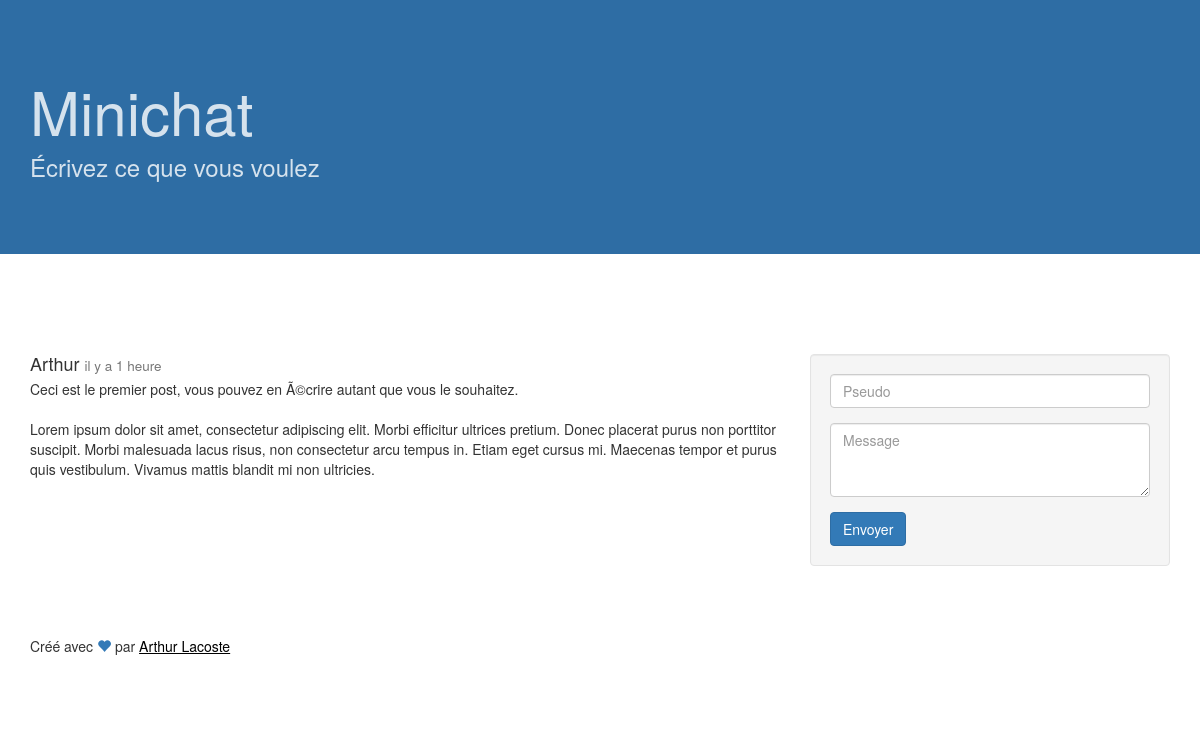
The page / on the database its author committed.
### tables this page shows
CREATE TABLE `minichat` (
  `id` int(11) NOT NULL,
  `date` timestamp NOT NULL DEFAULT CURRENT_TIMESTAMP ON UPDATE CURRENT_TIMESTAMP,
  `pseudo` varchar(100) NOT NULL,
  `contenu` varchar(1000) NOT NULL
);

### index.php (called while the page is built, shortened)
<?php
include('mvc/cont/fonctions.php');
include('mvc/cont/lesMessages.php');
$messages = new LesMessages();
$messages->ajouterMessage();
$pseudo = $messages->retenirPseudo();
$liste = $messages->afficheLesMessages();
include('mvc/vue/template.php');
?>

### mvc/cont/lesMessages.php (called while the page is built, shortened)
<?php
class LesMessages {
	public function retenirPseudo() {
		return $_SESSION['pseudo'];
	}
	public function afficheLesMessages() {
		$SQL = new AccesSQL();
		$liste = $SQL->voirMessages();
		return $liste;
	}
}

### mvc/mod/AccesSQL.php (called while the page is built, shortened)
<?php
class AccesSQL {
	private $demande,$stmtn,$pdo;
	public function voirMessages() {
		return $this->selection('SELECT * FROM minichat ORDER BY date desc',NULL, true);
	}
	public function selection($q,$var=NULL,$tab=TRUE) {
		try {
			if($var)
			{
				$this->stmt = $this->pdo->prepare($q);
				$this->demande = $this->stmt->execute($var);
				$this->demande = $this->stmt->fetchAll();
			}else{
				$this->demande = $this->pdo->query($q);
			}
			$this->pdo = null;
			if($tab==TRUE) {
				return $this->demande; }
			return $this->demande[0];
		}
		catch (Exception $e) {
			$this->pdo->rollback();
			$_SESSION['message'][] = $e->getMessage();
			return false;
		}
	}
	public function AccesSQL() {
		try {
			$this->pdo = new PDO(DSN, LOGIN, MDP);
		} catch (PDOException $e) {
			$this->error =  'Oh noes! There\'s an error in the query : <br />' . $e->getMessage();
		}
		$this->demande ='';
	}
}

### mvc/cont/fonctions.php (called while the page is built, shortened)
<?php
function checkStringIntegrity($string) {
	if(!is_array($string)) {
		$string = to_utf8($string);
		$string = trim($string);
		$string = strip_tags($string);
		$string = nl2br($string);
	} else {
		foreach($string as $k => $champ) {
			$string[$k] = checkStringIntegrity($champ);
		}
	}
	return $string;
}
function to_utf8($string) {
	if (preg_match('!!u', $string)) {
   		return $string;
	}	else 	{
		return utf8_encode($string);
	}
}
function time_local($timestamp = '') {
	if($timestamp=='')
		$timestamp = time();
	$heure = 0;
	return $timestamp+(3600*$heure);
}
function affiche_date_mysql($timestamp) {
	return AffDate(strtotime($timestamp));
}
function AffDate($date)
{
	$date_a_comparer = new DateTime();
	$date_a_comparer->setTimestamp($date);
	$date_actuelle = new DateTime();
	$date_actuelle->setTimestamp(time_local());
	$intervalle = $date_a_comparer->diff($date_actuelle);
	$ans = $intervalle->format('%y');
	$mois = $intervalle->format('%m');
	$jours = $intervalle->format('%d');
	$heures = $intervalle->format('%h');
	$minutes = $intervalle->format('%i');
	if ($ans != 0)
	{
		$relative_date =  $ans . ' ' . _('an') . (($ans > 1) ? 's' : '');
		if ($mois >= 6) $relative_date .= ' ' . _('et demi');
	}
	elseif ($mois != 0)
	{
		$relative_date =  $mois . ' ' . _('mois');
		if ($jours >= 15) $relative_date .= ' ' . _('et demi');
	}
	elseif ($jours != 0)
	{
		$relative_date =  $jours . ' ' . _('jour') . (($jours > 1) ? 's' : '');
	}
	elseif ($heures != 0)
	{
		$relative_date =  $heures . ' ' . _('heure') . (($heures > 1) ? 's' : '');
	}
	elseif ($minutes != 0)
	{
		$relative_date =  $minutes . ' ' . _('minute') . (($minutes > 1) ? 's' : '');
	}
	else
	{
		$relative_date =  ' ' . _('quelques secondes');
	}
	$final = '';
	if ($date_a_comparer > $date_actuelle)
	{
		$final = sprintf(_('dans %s'),$relative_date);
	}
	else
	{
		$final = sprintf(_('il y a %s'),$relative_date);
	}
	return $final;
}

### mvc/vue/messages.php (the view)
<?php foreach($liste as $p) :
	$p = checkStringIntegrity($p); ?>
                <div class="media">
                    <div class="media-body">
                        <h4 class="media-heading"><?=$p['pseudo']?>
                            <small><?=affiche_date_mysql($p['date'])?></small>
                        </h4>
                        <?=$p['contenu']?>
                    </div>
                </div>
<?php endforeach; ?>

### mvc/vue/template.php (shortened to what this page needs)
<!DOCTYPE html>
<html lang="fr">
<head>
    <link href="css/bootstrap.min.css" rel="stylesheet">
    <link href="css/custom.css" rel="stylesheet">
</head>
<body>
	<header class="sb-page-header">
		<div class="container detail-portfolio-container">
			<h1>Minichat</h1>
			<p>Écrivez ce que vous voulez</p>
		</div>
	</header>
    <div class="container">
        <div class="row">
			<div class="col-lg-4 col-lg-push-8">
                <div class="well">
                    <form role="form" method="post">
                      	<fieldset class="form-group">
    						<input type="text" class="form-control" name="pseudo" placeholder="Pseudo" value="<?=$pseudo?>"/>
  						</fieldset>
                        <fieldset class="form-group">
                        	<textarea class="form-control" rows="3" name="contenu" placeholder="Message"></textarea>
                        </fieldset>
                        <button type="submit" class="btn btn-primary">Envoyer</button>
                    </form>
                </div>
			</div>
			<div class="col-lg-8 col-lg-pull-4">
				<?php include('mvc/vue/messages.php'); ?>
            </div>
        </div>
        <footer>
            <div class="row">
                <div class="col-lg-12">
                    <p>Créé avec <span class="glyphicon glyphicon-heart" aria-hidden="true"></span> par <a href="http://arthurlacoste.com">Arthur Lacoste</a></p>
                </div>
            </div>
        </footer>
    </div>
</body>
</html>

### css/custom.css (style rules this page uses)
body { padding-top: 0px; }
footer { margin: 50px 0; }
.sb-page-header { position: relative; text-align: center; color: rgba(255, 255, 255, 0.8); background-color: #2e6da4; margin-bottom: 40px; font-size: 20px; padding: 30px 15px; margin-left: 0px; margin-bottom: 100px; background-position: center; }
@media (min-width:768px) { .sb-page-header { padding-top: 60px; padding-bottom: 60px; text-align: left; font-size: 24px } }
@media (min-width:768px) { .sb-page-header h1 { font-size: 60px; line-height: 1 } }
.glyphicon { color: #337ab7; }
a { color: #000; text-decoration: underline; }

### rows shown on the page
minichat: pseudo "Arthur", date "il y a 1 heure", contenu "Ceci est le premier post, vous pouvez en Ã©crire autant que vous le souhaitez. Lorem ipsum dolor sit amet, consectetur adipiscing elit. Morbi efficitur ultrices pretium. Donec placerat purus non porttitor suscipit. Morbi malesuada lacus risus, non consectetur arcu tempus in. Etiam eget cursus mi. Maecenas tempor et purus quis vestibulum. Vivamus mattis blandit mi non ultricies."
